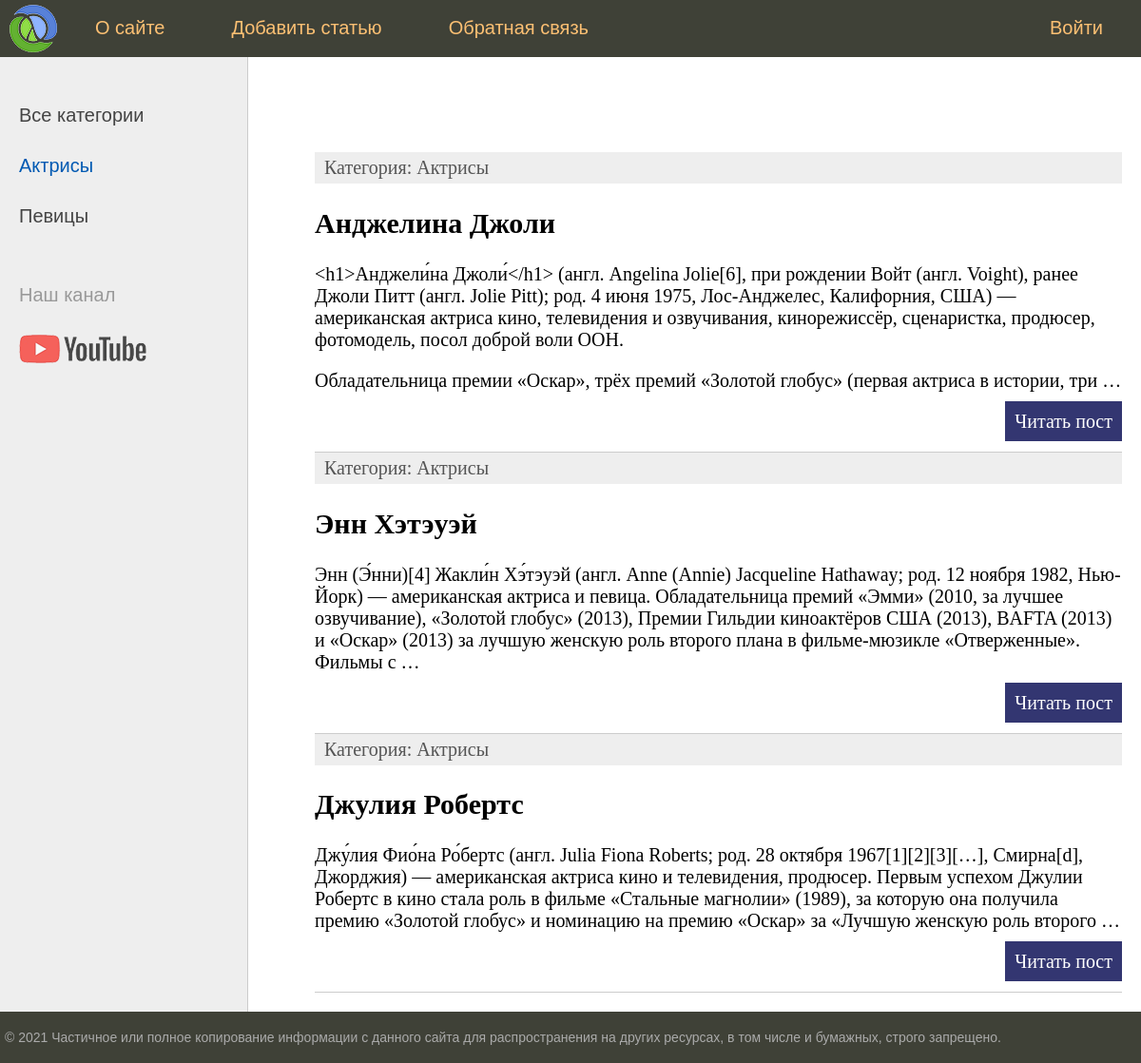
Page /category/1/ on the committed database.
### women/models.py (models this page shows, shortened)
class Category(models.Model):
    name = models.CharField(max_length=100, db_index=True, verbose_name = 'Категория')
    def __str__(self):
        return self.name
    def get_absolute_url(self):
        return reverse('category', kwargs={'cat_id': self.pk})
    class Meta:
        verbose_name = 'Категории'
        verbose_name_plural = 'Категории'
        ordering = ['id']

class Women(models.Model):
    title = models.CharField(max_length=255, verbose_name='Заголовок')
    content = models.TextField(blank=True)
    photo = models.ImageField(upload_to="photos/%Y/%m/%d/" ,verbose_name= 'Фото')
    time_create = models.DateTimeField(auto_now_add=True, verbose_name= 'Время создания')
    time_update = models.DateTimeField(auto_now=True)
    is_published = models.BooleanField(default=True,verbose_name = 'Публикация')
    cat = models.ForeignKey('Category', on_delete=models.PROTECT, null=True)
    def get_absolute_url(self):
        return reverse('post', kwargs={'post_id': self.pk})
    class Meta:
        verbose_name = 'Известные женщины'
        verbose_name_plural = 'Известные женщины'
        ordering = ['time_create','title']

### women/views.py (the view)
# urls.py: path('category/<int:cat_id>/', show_category, name='category'),
def show_category(request, cat_id):
    posts = Women.objects.filter(cat_id=cat_id)
    if len(posts) == 0:
        raise Http404()
    context = {
        'posts': posts,
        'menu': menu,
        'title': 'Отображение по рубрикам',
        'cat_selected': cat_id,
    }
    return render(request, 'women/index.html', context=context)

### women/templatetags/women_tags.py (called while the page is built)
@register.inclusion_tag('women/list_categories.html')
def show_categories(sort = None, cat_selected =0):
    if not sort:
        cats = Category.objects.all()
    else:
        cats = Category.objects.order_by(sort)
    return {'cats':cats, 'cat_selected': cat_selected}

### women/templates/women/index.html (shortened to what this page needs)
{% extends 'women/base.html' %}
{% block content %}
<ul class="list-articles">
	{% for p in posts %}
			<li><div class="article-panel">
	<p class="first">Категория: {{p.cat}}</p>
</div>
				<h2>{{p.title}}</h2>
	{% autoescape on %}
	{{p.content|linebreaks|truncatewords:50}}
	{% endautoescape %}
			<p class="link-read-post"><a href="{{ p.get_absolute_url }}">Читать пост</a></p>
			</li>
	{% endfor %}
</ul>
{% endblock %}

### women/templates/women/list_categories.html
{% for c in cats %}
	{% if c.pk == cat_selected %}
		<li class="selected">{{c.name}}</li>
	{% else %}
		<li><a href="{{ c.get_absolute_url }}">{{c.name}}</a></li>
	{% endif %}
{% endfor %}

### women/static/women/css/styles.css (style rules this page uses)
html, body { font-family: 'Arial'; margin: 0; padding: 0; height: 100%; width: 100%; color: #444; }
a { color: #0059b2; text-decoration: none; }
p.link-read-post { text-align: right; }
p.link-read-post a { padding: 10px; min-width: 100px; background: #333671; color: #fff; text-decoration: none; }
div.article-panel { background: #eee; padding: 5px 10px 5px 10px; box-sizing: border-box; overflow: hidden; color: #555; }
div.article-panel p.first { margin: 0; float: left; }
ul.list-articles { list-style: none; margin: 0; padding: 0; }
ul.list-articles li { border-bottom: 1px solid #ccc; }
.left-chapters ul li { margin: 30px 0 0 0; color: #999; }
.left-chapters ul li.selected { color: #0059b2; }
.left-chapters ul li a { color: #444; text-decoration: none; }

### rows in the picture
Category: name "Актрисы"
Category: name "Певицы"
Women: cat "Актрисы", title "Анджелина Джоли", content "<h1>Анджели́на Джоли́</h1> (англ. Angelina Jolie[6], при рождении Войт (англ. Voight), ранее Джоли Питт (англ. Jolie Pitt); род. 4 июня 1975, Лос-Анджелес, Калифорния, США) — американская актриса кино, телевидения и озвучивания, кинорежиссёр, сценаристка, продюсер, фотомодель, посол доброй воли ООН. Обладательница премии «Оскар», трёх премий «Золотой глобус» (первая актриса в истории, три …"
Women: cat "Актрисы", title "Энн Хэтэуэй", content "Энн (Э́нни)[4] Жакли́н Хэ́тэуэй (англ. Anne (Annie) Jacqueline Hathaway; род. 12 ноября 1982, Нью-Йорк) — американская актриса и певица. Обладательница премий «Эмми» (2010, за лучшее озвучивание), «Золотой глобус» (2013), Премии Гильдии киноактёров США (2013), BAFTA (2013) и «Оскар» (2013) за лучшую женскую роль второго плана в фильме-мюзикле «Отверженные». Фильмы с …"
Women: cat "Актрисы", title "Джулия Робертс", content "Джу́лия Фио́на Ро́бертс (англ. Julia Fiona Roberts; род. 28 октября 1967[1][2][3][…], Смирна[d], Джорджия) — американская актриса кино и телевидения, продюсер. Первым успехом Джулии Робертс в кино стала роль в фильме «Стальные магнолии» (1989), за которую она получила премию «Золотой глобус» и номинацию на премию «Оскар» за «Лучшую женскую роль второго …"

### other values in the picture
{{ m.title }} "О сайте" "Добавить статью" "Обратная связь"
{{ m.title }} "Войти"
